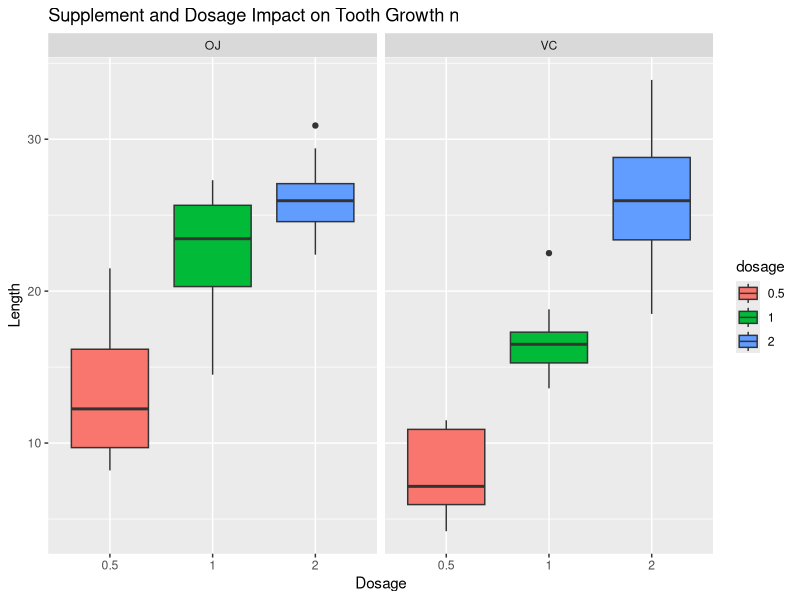

Reproduce this figure in R. (Note: this script raises an error after producing the figure.)
## ---- chunk 1
library(datasets)
data (ToothGrowth) # load the data
head (ToothGrowth) # show the first 10 rows of data
str (ToothGrowth)
## ---- chunk 2
summary (ToothGrowth) # print the summary of the data
## ---- chunk 3
library (ggplot2)

dosage<-factor(ToothGrowth$dose)
plot <- ggplot(data=ToothGrowth, aes(x=dosage, y=len, fill=dosage))

plot + geom_boxplot(notch=F) + facet_grid(.~supp) + labs(title = "Supplement and Dosage Impact on Tooth Growth n", y="Length", x="Dosage") 
## ---- chunk 4
for (d in levels(factor(ToothGrowth$dose))) {
  subset_d<- ToothGrowth[ToothGrowth$dose == d, ]
  print (t.test(data=subset_d, len ~ supp, paired=FALSE, var.equal=FALSE))
}
